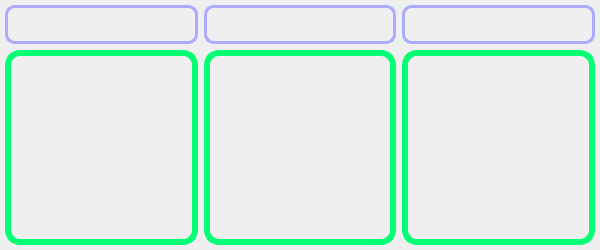
<?xml version="1.0" encoding="UTF-8"?>
<ui version="4.0">
 <class>WidgetScreen</class>
 <widget class="QWidget" name="WidgetScreen">
  <property name="geometry">
   <rect>
    <x>0</x>
    <y>0</y>
    <width>600</width>
    <height>250</height>
   </rect>
  </property>
  <property name="minimumSize">
   <size>
    <width>600</width>
    <height>250</height>
   </size>
  </property>
  <property name="windowTitle">
   <string>Текущий прием</string>
  </property>
  <layout class="QGridLayout" name="gridLayout" rowstretch="1,5">
   <property name="leftMargin">
    <number>5</number>
   </property>
   <property name="topMargin">
    <number>5</number>
   </property>
   <property name="rightMargin">
    <number>5</number>
   </property>
   <property name="bottomMargin">
    <number>5</number>
   </property>
   <item row="0" column="0">
    <widget class="QLabel" name="win1">
     <property name="font">
      <font>
       <family>Arial</family>
       <pointsize>16</pointsize>
       <bold>true</bold>
      </font>
     </property>
     <property name="styleSheet">
      <string notr="true">border-color: rgb(170, 171, 255); border-style: solid; border-width: 3px; border-radius:10%;</string>
     </property>
     <property name="text">
      <string/>
     </property>
    </widget>
   </item>
   <item row="0" column="2">
    <widget class="QLabel" name="win3">
     <property name="font">
      <font>
       <family>Arial</family>
       <pointsize>16</pointsize>
       <bold>true</bold>
      </font>
     </property>
     <property name="styleSheet">
      <string notr="true">border-color: rgb(170, 171, 255); border-style: solid; border-width: 3px; border-radius:10%;</string>
     </property>
     <property name="text">
      <string/>
     </property>
    </widget>
   </item>
   <item row="1" column="1">
    <widget class="QLabel" name="talon2">
     <property name="font">
      <font>
       <family>Arial</family>
       <pointsize>24</pointsize>
       <bold>true</bold>
      </font>
     </property>
     <property name="styleSheet">
      <string notr="true">border-color: rgb(2, 255, 116); border-style: solid; border-width: 6px; border-radius:15%;</string>
     </property>
     <property name="text">
      <string/>
     </property>
     <property name="alignment">
      <set>Qt::AlignCenter</set>
     </property>
    </widget>
   </item>
   <item row="1" column="2">
    <widget class="QLabel" name="talon3">
     <property name="font">
      <font>
       <family>Arial</family>
       <pointsize>24</pointsize>
       <bold>true</bold>
      </font>
     </property>
     <property name="styleSheet">
      <string notr="true">border-color: rgb(2, 255, 116); border-style: solid; border-width: 6px; border-radius:15%;</string>
     </property>
     <property name="text">
      <string/>
     </property>
     <property name="alignment">
      <set>Qt::AlignCenter</set>
     </property>
    </widget>
   </item>
   <item row="1" column="0">
    <widget class="QLabel" name="talon1">
     <property name="font">
      <font>
       <family>Arial</family>
       <pointsize>24</pointsize>
       <bold>true</bold>
      </font>
     </property>
     <property name="styleSheet">
      <string notr="true">border-color: rgb(2, 255, 116); border-style: solid; border-width: 6px; border-radius:15%;</string>
     </property>
     <property name="text">
      <string/>
     </property>
     <property name="alignment">
      <set>Qt::AlignCenter</set>
     </property>
    </widget>
   </item>
   <item row="0" column="1">
    <widget class="QLabel" name="win2">
     <property name="font">
      <font>
       <family>Arial</family>
       <pointsize>16</pointsize>
       <bold>true</bold>
      </font>
     </property>
     <property name="styleSheet">
      <string notr="true">border-color: rgb(170, 171, 255); border-style: solid; border-width: 3px; border-radius:10%;</string>
     </property>
     <property name="text">
      <string/>
     </property>
    </widget>
   </item>
  </layout>
 </widget>
 <resources/>
 <connections/>
</ui>
